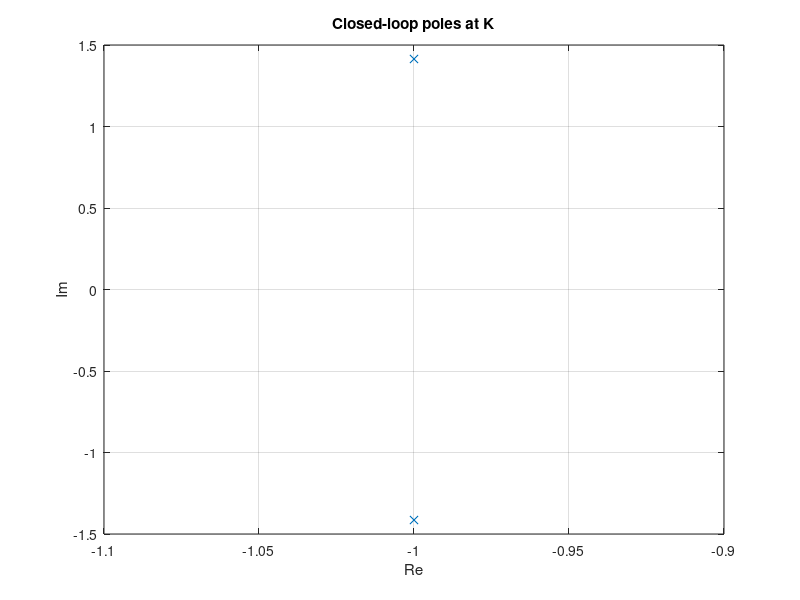

Write MATLAB code to recreate this figure.
% Годограф корней
% Полюса замкнутой системы vs K

K = 1;
denCL = [1 2 2 + K];
pr = roots(denCL);
figure;
plot(real(pr), imag(pr), 'x');
title('Closed-loop poles at K');
xlabel('Re'); ylabel('Im'); grid on;

%{
@play
{
 "title": "Root locus",
 "groups": [
  {
   "name": "Gain",
   "controls": [
    {
     "var": "K",
     "label": "K",
     "min": 0.1,
     "max": 5,
     "step": 0.1,
     "default": 1
    }
   ]
  }
 ]
}
%}
